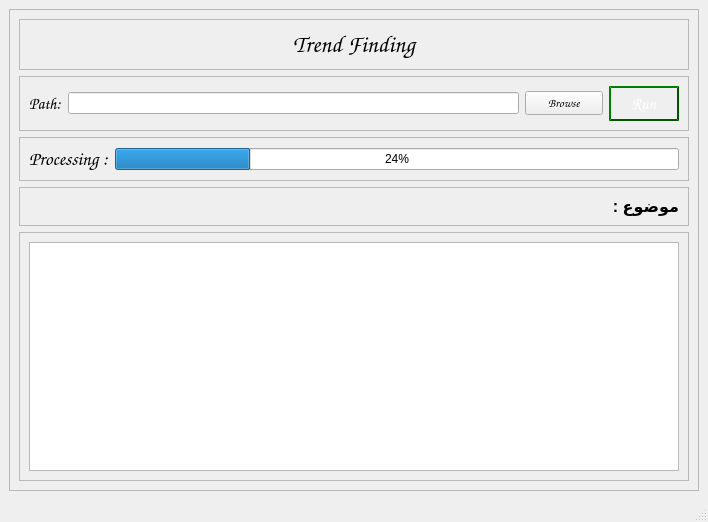
<?xml version="1.0" encoding="UTF-8"?>
<ui version="4.0">
 <class>MainWindow</class>
 <widget class="QMainWindow" name="MainWindow">
  <property name="geometry">
   <rect>
    <x>0</x>
    <y>0</y>
    <width>708</width>
    <height>522</height>
   </rect>
  </property>
  <property name="windowTitle">
   <string>Trend Finding</string>
  </property>
  <widget class="QWidget" name="centralwidget">
   <layout class="QGridLayout" name="gridLayout_7">
    <item row="0" column="0">
     <widget class="QFrame" name="frame">
      <property name="frameShape">
       <enum>QFrame::StyledPanel</enum>
      </property>
      <property name="frameShadow">
       <enum>QFrame::Raised</enum>
      </property>
      <layout class="QGridLayout" name="gridLayout_6">
       <item row="0" column="0">
        <widget class="QFrame" name="frame_5">
         <property name="frameShape">
          <enum>QFrame::StyledPanel</enum>
         </property>
         <property name="frameShadow">
          <enum>QFrame::Raised</enum>
         </property>
         <layout class="QGridLayout" name="gridLayout_3">
          <item row="0" column="0">
           <widget class="QLabel" name="label_2">
            <property name="font">
             <font>
              <family>Comic Sans MS</family>
              <pointsize>18</pointsize>
             </font>
            </property>
            <property name="text">
             <string>Trend Finding</string>
            </property>
            <property name="alignment">
             <set>Qt::AlignCenter</set>
            </property>
           </widget>
          </item>
         </layout>
        </widget>
       </item>
       <item row="1" column="0">
        <widget class="QFrame" name="frame_3">
         <property name="minimumSize">
          <size>
           <width>0</width>
           <height>0</height>
          </size>
         </property>
         <property name="frameShape">
          <enum>QFrame::StyledPanel</enum>
         </property>
         <property name="frameShadow">
          <enum>QFrame::Raised</enum>
         </property>
         <layout class="QGridLayout" name="gridLayout_2">
          <item row="0" column="0">
           <widget class="QLabel" name="label">
            <property name="font">
             <font>
              <family>Comic Sans MS</family>
              <pointsize>12</pointsize>
             </font>
            </property>
            <property name="text">
             <string>Path:</string>
            </property>
           </widget>
          </item>
          <item row="0" column="1">
           <widget class="QLineEdit" name="path_lineEdit">
            <property name="minimumSize">
             <size>
              <width>451</width>
              <height>20</height>
             </size>
            </property>
           </widget>
          </item>
          <item row="0" column="2">
           <widget class="QPushButton" name="browse_pushButton">
            <property name="sizePolicy">
             <sizepolicy hsizetype="Fixed" vsizetype="Fixed">
              <horstretch>0</horstretch>
              <verstretch>0</verstretch>
             </sizepolicy>
            </property>
            <property name="minimumSize">
             <size>
              <width>75</width>
              <height>23</height>
             </size>
            </property>
            <property name="font">
             <font>
              <family>Comic Sans MS</family>
             </font>
            </property>
            <property name="cursor">
             <cursorShape>PointingHandCursor</cursorShape>
            </property>
            <property name="text">
             <string>Browse</string>
            </property>
           </widget>
          </item>
          <item row="0" column="3">
           <widget class="QPushButton" name="run_pushButton">
            <property name="sizePolicy">
             <sizepolicy hsizetype="Fixed" vsizetype="Fixed">
              <horstretch>0</horstretch>
              <verstretch>0</verstretch>
             </sizepolicy>
            </property>
            <property name="minimumSize">
             <size>
              <width>70</width>
              <height>30</height>
             </size>
            </property>
            <property name="font">
             <font>
              <family>Comic Sans MS</family>
              <pointsize>12</pointsize>
             </font>
            </property>
            <property name="styleSheet">
             <string notr="true">QPushButton {
    color: #fff;
    border: 2px solid #005500;
    border-radius: 80px;
    border-style: outset;
    background: qradialgradient(
        cx: 0.3, cy: -0.4, fx: 0.3, fy: -0.4,
        radius: 1.35, stop: 0 #fff, stop: 1 #009f00
        );
    padding: 5px;
    }

QPushButton:hover {
    background: qradialgradient(
        cx: 0.3, cy: -0.4, fx: 0.3, fy: -0.4,
        radius: 2.35, stop: 0 #fff, stop: 1 #009c0a
        );
    }

QPushButton:pressed {
	 color: #333;
    border-style: inset;
    background: qradialgradient(
        cx: 0.4, cy: -0.1, fx: 0.4, fy: -0.1,
        radius: 2.35, stop: 0 #fff, stop: 1 #ddd
        );
    }</string>
            </property>
            <property name="text">
             <string>Run</string>
            </property>
           </widget>
          </item>
         </layout>
        </widget>
       </item>
       <item row="3" column="0">
        <widget class="QFrame" name="frame_6">
         <property name="frameShape">
          <enum>QFrame::StyledPanel</enum>
         </property>
         <property name="frameShadow">
          <enum>QFrame::Raised</enum>
         </property>
         <layout class="QGridLayout" name="gridLayout_5">
          <item row="0" column="0">
           <widget class="QLabel" name="label_3">
            <property name="font">
             <font>
              <pointsize>12</pointsize>
              <weight>75</weight>
              <italic>false</italic>
              <bold>true</bold>
              <kerning>true</kerning>
             </font>
            </property>
            <property name="text">
             <string>موضوع :  </string>
            </property>
            <property name="alignment">
             <set>Qt::AlignLeading|Qt::AlignLeft|Qt::AlignVCenter</set>
            </property>
           </widget>
          </item>
         </layout>
        </widget>
       </item>
       <item row="2" column="0">
        <widget class="QFrame" name="frame_4">
         <property name="frameShape">
          <enum>QFrame::StyledPanel</enum>
         </property>
         <property name="frameShadow">
          <enum>QFrame::Raised</enum>
         </property>
         <layout class="QGridLayout" name="gridLayout_4">
          <item row="0" column="0">
           <widget class="QLabel" name="process_label">
            <property name="font">
             <font>
              <family>Comic Sans MS</family>
              <pointsize>14</pointsize>
             </font>
            </property>
            <property name="text">
             <string>Processing :</string>
            </property>
           </widget>
          </item>
          <item row="0" column="1">
           <widget class="QProgressBar" name="run_progressBar">
            <property name="value">
             <number>24</number>
            </property>
           </widget>
          </item>
         </layout>
        </widget>
       </item>
       <item row="4" column="0">
        <widget class="QFrame" name="frame_2">
         <property name="frameShape">
          <enum>QFrame::StyledPanel</enum>
         </property>
         <property name="frameShadow">
          <enum>QFrame::Raised</enum>
         </property>
         <layout class="QGridLayout" name="gridLayout">
          <item row="0" column="0">
           <widget class="QTextEdit" name="output_textEdit">
            <property name="locale">
             <locale language="Urdu" country="Pakistan"/>
            </property>
           </widget>
          </item>
         </layout>
        </widget>
       </item>
      </layout>
     </widget>
    </item>
   </layout>
  </widget>
  <widget class="QStatusBar" name="statusbar"/>
 </widget>
 <resources/>
 <connections/>
</ui>
